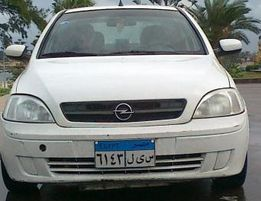
%> input picture Testcase1.jpg, 261 x 201 px
$ octave logo_detection_1.m   (GNU Octave 9; MATLAB toolbox functions it lacks are replaced by stand-ins)
%> lines starting %> are read from the running program, lines starting %| are printed output that depends on the picture; in (x1, y1, x2, y2) boxes, pixels count from 0 and x2, y2 are one past the last pixel; in counts of white or black regions, pixels touching at a corner belong together; the program's own positions count from 1
### Classification_1.m
function [Mark]=Classification_1(image)
% calculate features of new image
% I=imread(image);
Gimg =rgb2gray(image);
New_Image_features = extractLBPFeatures(Gimg,'Upright' ,false);
[Features] = Feature_Extraction_1();
% calculate the euclidean distance between features of new image and features' dataset
car_mark = ["opel","kia","Hyundai","Hyundai"];
EDistance= zeros(1,4);
   for i = 1 :4
       sum =0;
       for j = 1 : 10
           d = (New_Image_features(j)- Features(i,j))^2;
           sum = sum + d;
       end
       EDistance(i) = sqrt(sum);
   end
   [~,col] = min(EDistance);
   Mark= car_mark{1,col};
   display (Mark);
end

### logo_detection_1.m
I= imread('Testcase1.jpg');
%> I is the input picture: size 201x261x3 uint8; mean R, G, B 124.6, 129.4, 127.8
G= rgb2gray(I);
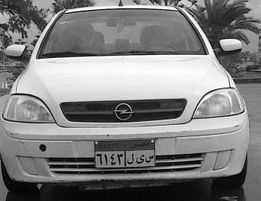
%> G: size 201x261 uint8; min 0, max 255, mean 127.8
BW = im2bw(G,0.3);
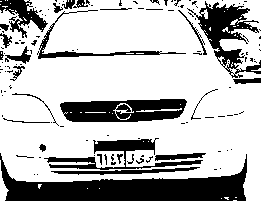
%> BW: size 201x261 logical; 72.3% white; 130 black regions (102 under 20 px), largest, box (x1, y1, x2, y2) and area: (0, 153, 247, 201) 5310, (60, 99, 187, 122) 2264, (187, 1, 261, 78) 1934
BWM=medfilt2(BW,[2,2]);
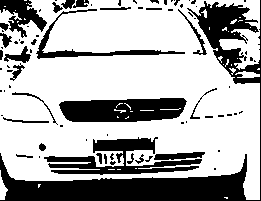
%> BWM: size 201x261 logical; 68.2% white; 81 black regions (53 under 20 px), largest, box (x1, y1, x2, y2) and area: (0, 0, 261, 201) 8167, (59, 98, 187, 122) 2501, (44, 137, 202, 175) 2256
se = strel('square', 1);
BW2 = imdilate(BWM,se);
two_Largest_O= bwareafilt( BW2,2);
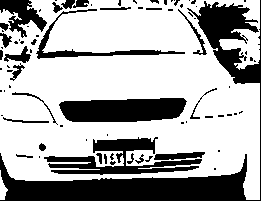
%> two_Largest_O: size 201x261 logical; 67.5% white; 81 black regions (53 under 20 px), largest, box (x1, y1, x2, y2) and area: (0, 0, 261, 201) 8426, (59, 98, 187, 122) 2589, (44, 137, 202, 175) 2269
three_Largest_O= bwareafilt( BW2,3);
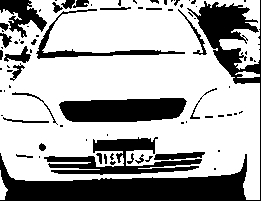
%> three_Largest_O: size 201x261 logical; 67.7% white; 81 black regions (53 under 20 px), largest, box (x1, y1, x2, y2) and area: (0, 0, 261, 201) 8315, (59, 98, 187, 122) 2589, (44, 137, 202, 175) 2269
diff =three_Largest_O- two_Largest_O;
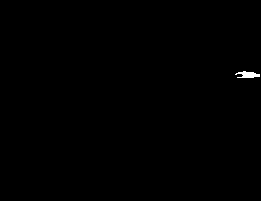
%> diff: size 201x261 double; values 0 (black) and 1 (white), 0.21% white; 1 white region
[L, num] = bwlabel(diff);
%> num = 1
State =regionprops(L,'All');
%> State = 1 region; box (x1, y1, x2, y2), Area, Centroid, MajorAxisLength, MinorAxisLength and Eccentricity: (235, 71, 260, 78) 111 [248.7 75.4] 23.75 6.98 0.956
qrimg=uint8(diff).*I;
figure; imshow(qrimg);
for i=1:num
    x=uint64(State(i).BoundingBox(1));
    y=uint64(State(i).BoundingBox(2));
    w=State(i).BoundingBox(3);
    h=State(i).BoundingBox(4);
    qr=imcrop(qrimg,[x,y,w,h]);
    figure,imshow(qr),title('cropedimg');
end
%> this loop made 1 pass
%> (x, y, w, h) on pass 1: (236, 72, 25, 7)
%> the run ends on the next line
 [Mark]=Classification_1(qr);

$ run again, with Testcase3.jpg copied over Testcase1.jpg
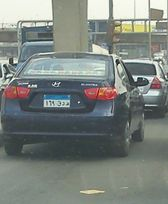
%> input picture Testcase3.jpg, 168 x 204 px
%> I is the input picture: size 204x168x3 uint8; mean R, G, B 123.2, 129.8, 124.9
%> `BW = im2bw(G,0.3);`:
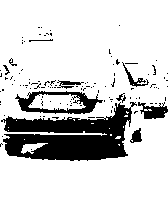
%> BW: size 204x168 logical; 81.1% white; 115 black regions (105 under 20 px), largest, box (x1, y1, x2, y2) and area: (1, 102, 137, 161) 4606, (15, 91, 103, 114) 801, (138, 102, 168, 119) 294
%> BWM: size 204x168 logical; 78.3% white; 58 black regions (47 under 20 px), largest, box (x1, y1, x2, y2) and area: (0, 0, 168, 204) 5644, (15, 90, 102, 114) 929, (122, 62, 148, 86) 167
%> two_Largest_O: size 204x168 logical; 76% white; 55 black regions (44 under 20 px), largest, box (x1, y1, x2, y2) and area: (0, 0, 168, 204) 5798, (15, 90, 102, 114) 1544, (122, 62, 148, 86) 169
%> three_Largest_O: size 204x168 logical; 77.8% white; 58 black regions (47 under 20 px), largest, box (x1, y1, x2, y2) and area: (0, 0, 168, 204) 5798, (15, 90, 102, 114) 929, (122, 62, 148, 86) 169
%> `diff =three_Largest_O- two_Largest_O;`:
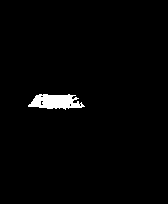
%> diff: size 204x168 double; values 0 (black) and 1 (white), 1.8% white; 1 white region
%> num = 1
%> State = 1 region; box (x1, y1, x2, y2), Area, Centroid, MajorAxisLength, MinorAxisLength and Eccentricity: (28, 94, 85, 110) 605 [56 102.4] 54.28 15.58 0.958
%> the loop `for i=1:num` made 1 pass
%> (x, y, w, h) on pass 1: (29, 95, 57, 16)

$ run again, with Testcase4.jpg copied over Testcase1.jpg
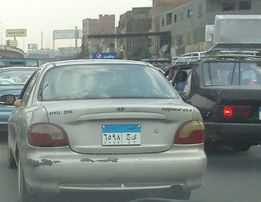
%> input picture Testcase4.jpg, 261 x 202 px
%> I is the input picture: size 202x261x3 uint8; mean R, G, B 129.6, 139.2, 135.2
%> `BW = im2bw(G,0.3);`:
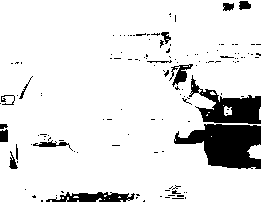
%> BW: size 202x261 logical; 88.7% white; 135 black regions (119 under 20 px), largest, box (x1, y1, x2, y2) and area: (174, 124, 261, 169) 2512, (189, 75, 261, 124) 1500, (46, 192, 135, 202) 569
%> BWM: size 202x261 logical; 86.8% white; 62 black regions (43 under 20 px), largest, box (x1, y1, x2, y2) and area: (0, 0, 261, 202) 5321, (169, 63, 193, 86) 267, (32, 139, 72, 150) 174
%> `two_Largest_O= bwareafilt( BW2,2);`:
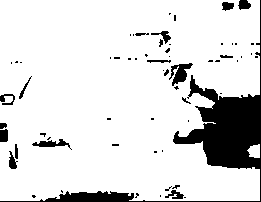
%> two_Largest_O: size 202x261 logical; 86.6% white; 62 black regions (43 under 20 px), largest, box (x1, y1, x2, y2) and area: (0, 0, 261, 202) 5459, (169, 63, 193, 86) 267, (32, 139, 72, 150) 174
%> three_Largest_O: size 202x261 logical; 86.7% white; 62 black regions (43 under 20 px), largest, box (x1, y1, x2, y2) and area: (0, 0, 261, 202) 5410, (169, 63, 193, 86) 267, (32, 139, 72, 150) 174
%> diff: size 202x261 double; values 0 (black) and 1 (white), 0.09% white; 1 white region
%> num = 1
%> State = 1 region; box (x1, y1, x2, y2), Area, Centroid, MajorAxisLength, MinorAxisLength and Eccentricity: (224, 106, 231, 115) 49 [227.7 111.1] 9.37 8.25 0.475
%> the loop `for i=1:num` made 1 pass
%> (x, y, w, h) on pass 1: (225, 107, 7, 9)
